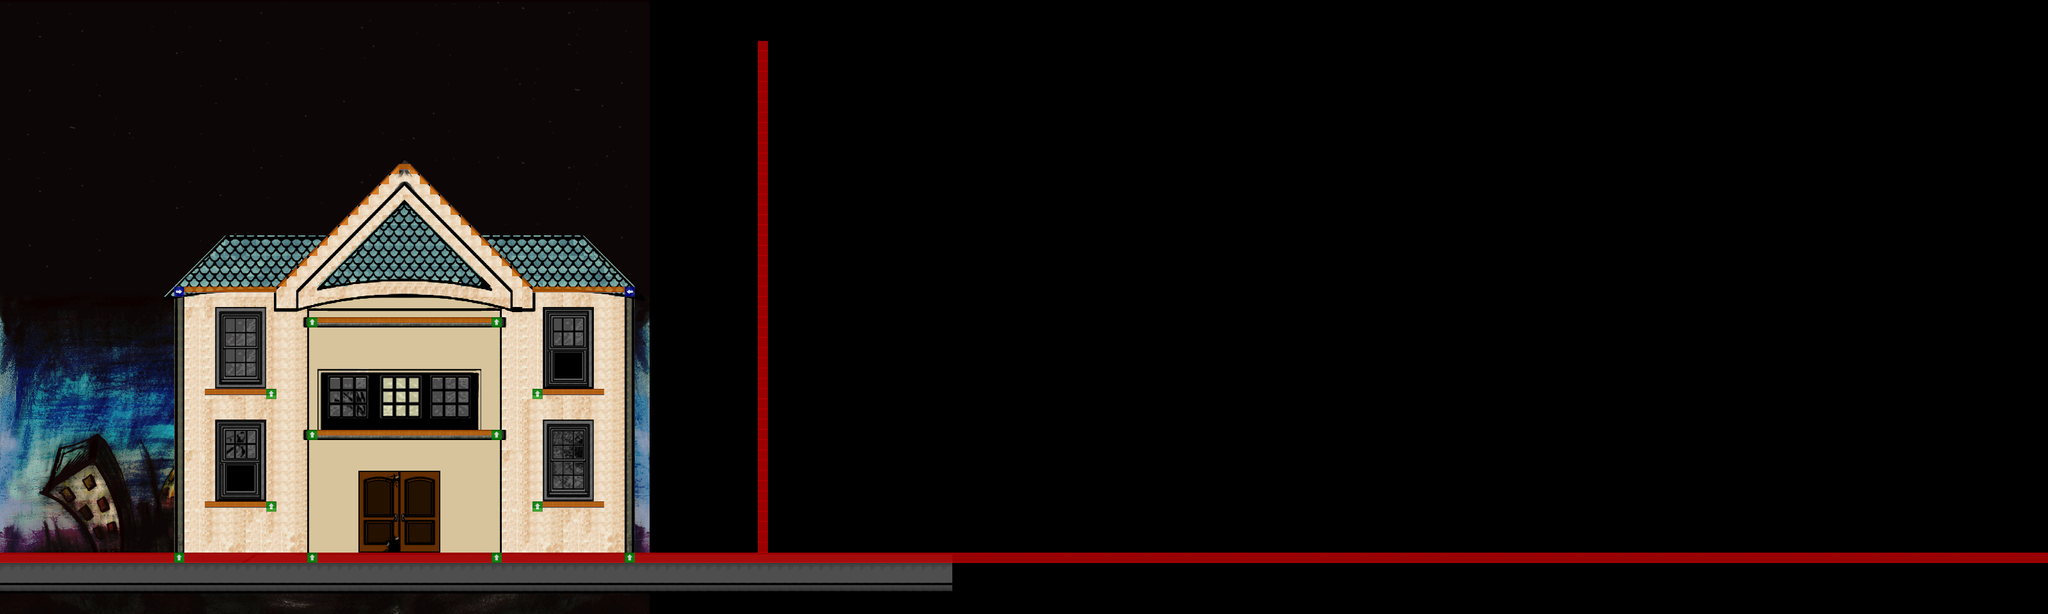

This game map was drawn from its Tiled (.tmx) file and the tilesets committed beside it. A one-line description and the trimmed map source follow:
An orthogonal 200x60 tile map with 16x16 px tiles, 12 tile layers (background_street, background_layer, background_detail_bottom, background_detail_middle, ...), 7 tilesets, 1 image layer and 22 objects (6x ghost_Spawner, 4x zombie_Spawner, 2x EnemyEntity_skeleton_ranged, 2x mummy_Spawner, me.LevelEntity, ...).

<map version="1.0" orientation="orthogonal" width="200" height="60" tilewidth="16" tileheight="16">
 <properties>
  <property name="background_color" value="#000000" />
 </properties>
 <tileset firstgid="1" name="metatiles" tilewidth="16" tileheight="16">
  <image source="../../tilesets/metatiles.png" width="128" height="16" />
  <tile id="0">
   <properties>
    <property name="type" value="solid" />
   </properties>
  </tile>
  <tile id="1">
   <properties>
    <property name="type" value="platform" />
   </properties>
  </tile>
  <tile id="2">
   <properties>
    <property name="type" value="lslope" />
   </properties>
  </tile>
  <tile id="3">
   <properties>
    <property name="type" value="rslope" />
   </properties>
  </tile>
  <tile id="4">
   <properties>
    <property name="type" value="ladder" />
   </properties>
  </tile>
  <tile id="5">
   <properties>
    <property name="action" value="jump" />
    <property name="type" value="platform" />
   </properties>
  </tile>
  <tile id="6">
   <properties>
    <property name="action" value="turnaround_right" />
    <property name="type" value="platform" />
   </properties>
  </tile>
  <tile id="7">
   <properties>
    <property name="action" value="turnaround_left" />
    <property name="type" value="platform" />
   </properties>
  </tile>
 </tileset>
 <tileset firstgid="9" name="city_objects" tilewidth="16" tileheight="16">
  <image source="../../tilesets/city_objects.png" width="960" height="480" />
 </tileset>
 <tileset firstgid="1809" name="windows_n_doors_tileset" tilewidth="16" tileheight="16">
  <image source="../../tilesets/windows_n_doors_tileset.png" width="640" height="512" />
 </tileset>
 <tileset firstgid="3089" name="colors_n_textures" tilewidth="16" tileheight="16">
  <image source="../../tilesets/colors_n_textures.png" width="640" height="192" />
 </tileset>
 <tileset firstgid="3569" name="forest_world" tilewidth="16" tileheight="16">
  <image source="../../tilesets/forest_world_tileset.png" width="960" height="480" />
 </tileset>
 <tileset firstgid="5369" name="city_world_night" tilewidth="16" tileheight="16">
  <image source="../../tilesets/city_world_tileset_night.png" width="960" height="480" />
 </tileset>
 <tileset firstgid="7169" name="city_world_day" tilewidth="16" tileheight="16">
  <image source="../../tilesets/city_world_tileset.png" width="960" height="480" />
  <tile id="712">
   <properties>
    <property name="type" value="ladder" />
   </properties>
  </tile>
 </tileset>
 <imagelayer name="city_world_background" width="200" height="60">
  <image source="../../backgrounds/city_world_background.png" />
 </imagelayer>
 <layer name="background_street" width="200" height="60">
  <properties>
   <property name="preRender" value="true" />
  </properties>
  <data>[12000 cells, 622 non-empty, 30 distinct tile ids]</data>
 </layer>
 <layer name="background_layer" width="200" height="60">
  <properties>
   <property name="preRender" value="true" />
  </properties>
  <data>[12000 cells, 1332 non-empty, 30 distinct tile ids]</data>
 </layer>
 <layer name="background_detail_bottom" width="200" height="60">
  <properties>
   <property name="preRender" value="true" />
  </properties>
  <data>[12000 cells, 1423 non-empty, 167 distinct tile ids]</data>
 </layer>
 <layer name="background_detail_middle" width="200" height="60">
  <properties>
   <property name="preRender" value="true" />
  </properties>
  <data>[12000 cells, 0 non-empty, 0 distinct tile ids]</data>
 </layer>
 <layer name="Broken_Windows" width="200" height="60">
  <data>[12000 cells, 43 non-empty, 39 distinct tile ids]</data>
 </layer>
 <layer name="Window_Frames" width="200" height="60">
  <data>[12000 cells, 348 non-empty, 183 distinct tile ids]</data>
 </layer>
 <layer name="background_detail_top" width="200" height="60">
  <properties>
   <property name="preRender" value="true" />
  </properties>
  <data>[12000 cells, 300 non-empty, 267 distinct tile ids]</data>
 </layer>
 <layer name="background_texture" width="200" height="60" opacity="0.38">
  <properties>
   <property name="preRender" value="true" />
  </properties>
  <data>[12000 cells, 0 non-empty, 0 distinct tile ids]</data>
 </layer>
 <objectgroup name="objects" width="200" height="60">
  <object name="me.LevelEntity" x="3142" y="820" width="41" height="37">
   <properties>
    <property name="duration" value="250" />
    <property name="fade" value="#000000" />
    <property name="to" value="world_city" />
   </properties>
  </object>
  <object name="mainPlayer" x="599" y="818" width="36" height="39" />
  <object name="Collectible_02_Entity" x="758" y="577" width="25" height="23" />
  <object name="Collectible_01_Entity" x="686" y="573" width="25" height="23" />
  <object name="neon_sign" x="3082" y="720" width="100" height="46" />
 </objectgroup>
 <objectgroup name="Zombie_Spawner" width="200" height="60">
  <object name="zombie_Spawner" x="275" y="806" width="39" height="33">
   <properties>
    <property name="totalSpawns" value="8" />
    <property name="travelDirection" value="right" />
    <property name="triggerDirection" value="right" />
   </properties>
  </object>
  <object name="zombie_Spawner" x="959" y="784" width="39" height="33">
   <properties>
    <property name="totalSpawns" value="8" />
    <property name="triggerDirection" value="left" />
   </properties>
  </object>
  <object name="zombie_Spawner" x="249" y="755" width="39" height="33">
   <properties>
    <property name="totalSpawns" value="8" />
    <property name="travelDirection" value="right" />
    <property name="triggerDirection" value="right" />
   </properties>
  </object>
  <object name="zombie_Spawner" x="918" y="778" width="39" height="33">
   <properties>
    <property name="totalSpawns" value="8" />
    <property name="triggerDirection" value="left" />
   </properties>
  </object>
 </objectgroup>
 <objectgroup name="Vampire_Spawner" width="200" height="60">
  <object name="vampire_Spawner" x="609" y="616" width="39" height="33">
   <properties>
    <property name="delay" value="30" />
    <property name="totalSpawns" value="8" />
    <property name="triggerDirection" value="left" />
   </properties>
  </object>
  <object name="EnemyEntity_skeleton_ranged" x="342" y="217" width="344" height="34" />
 </objectgroup>
 <objectgroup name="Mummy_Spawner" width="200" height="60">
  <object name="mummy_Spawner" x="1001" y="824" width="39" height="33">
   <properties>
    <property name="delay" value="50" />
    <property name="totalSpawns" value="8" />
    <property name="triggerDirection" value="left" />
   </properties>
  </object>
  </objectgroup>
 <objectgroup name="Bat_Spawner" width="200" height="60" />
 <objectgroup name="Skele_Spawner" width="200" height="60">
  <!-- 1 objects omitted --></objectgroup>
 <objectgroup name="Ghost_Spawner" width="200" height="60">
  <!-- 6 objects omitted --></objectgroup>
 <layer name="foreground_layer_bottom" width="200" height="60">
  <properties>
   <property name="preRender" value="true" />
  </properties>
  <data>[12000 cells, 0 non-empty, 0 distinct tile ids]</data>
 </layer>
 <layer name="foreground_layer_middle" width="200" height="60">
  <properties>
   <property name="preRender" value="true" />
  </properties>
  <data>[12000 cells, 0 non-empty, 0 distinct tile ids]</data>
 </layer>
 <layer name="foreground_layer_transparency" width="200" height="60" opacity="0.24">
  <properties>
   <property name="preRender" value="true" />
  </properties>
  <data>[12000 cells, 0 non-empty, 0 distinct tile ids]</data>
 </layer>
 <layer name="_collision_" width="200" height="60">
  <data>[12000 cells, 361 non-empty, 7 distinct tile ids]</data>
 </layer>
</map>
<!-- 10 of 22 objects omitted -->
